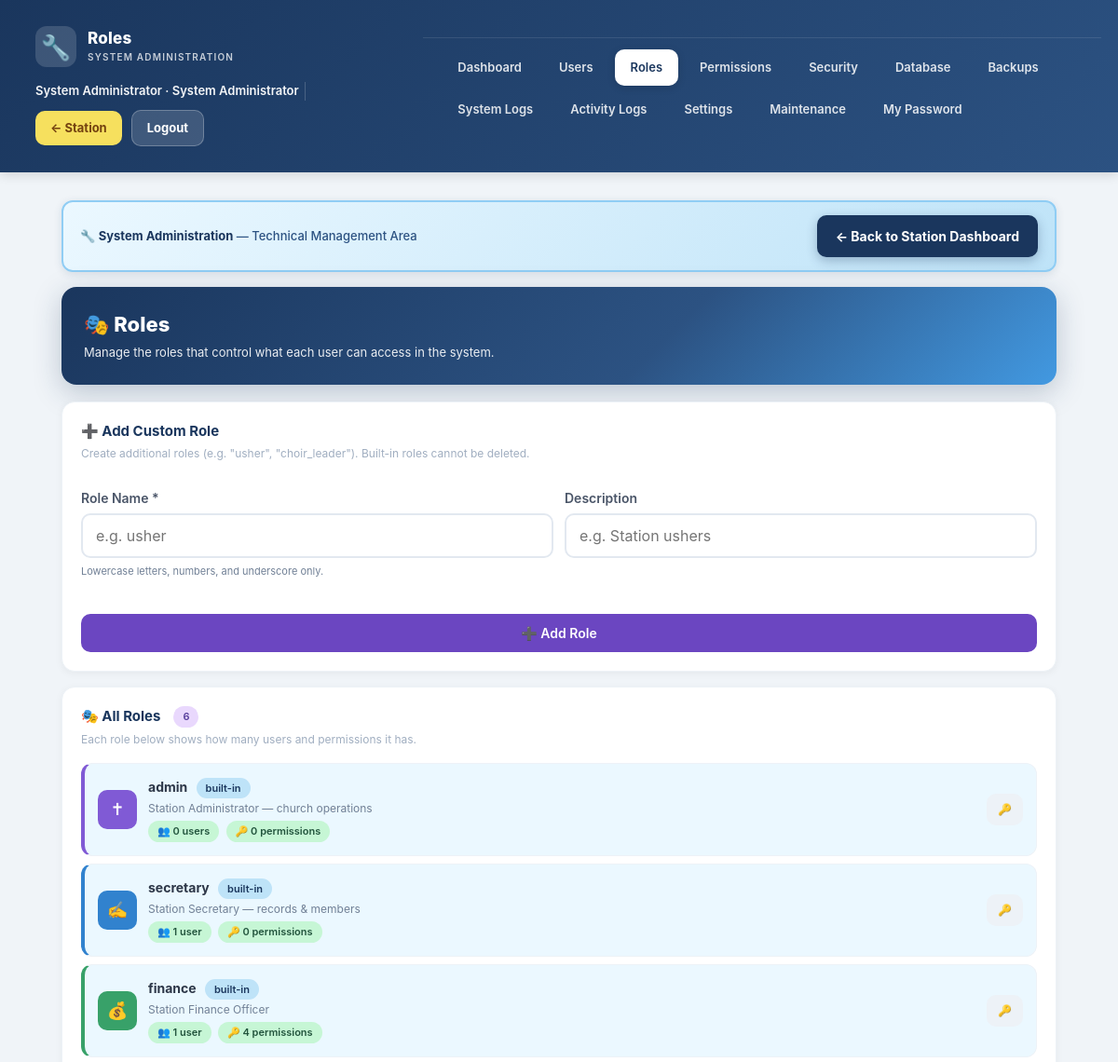
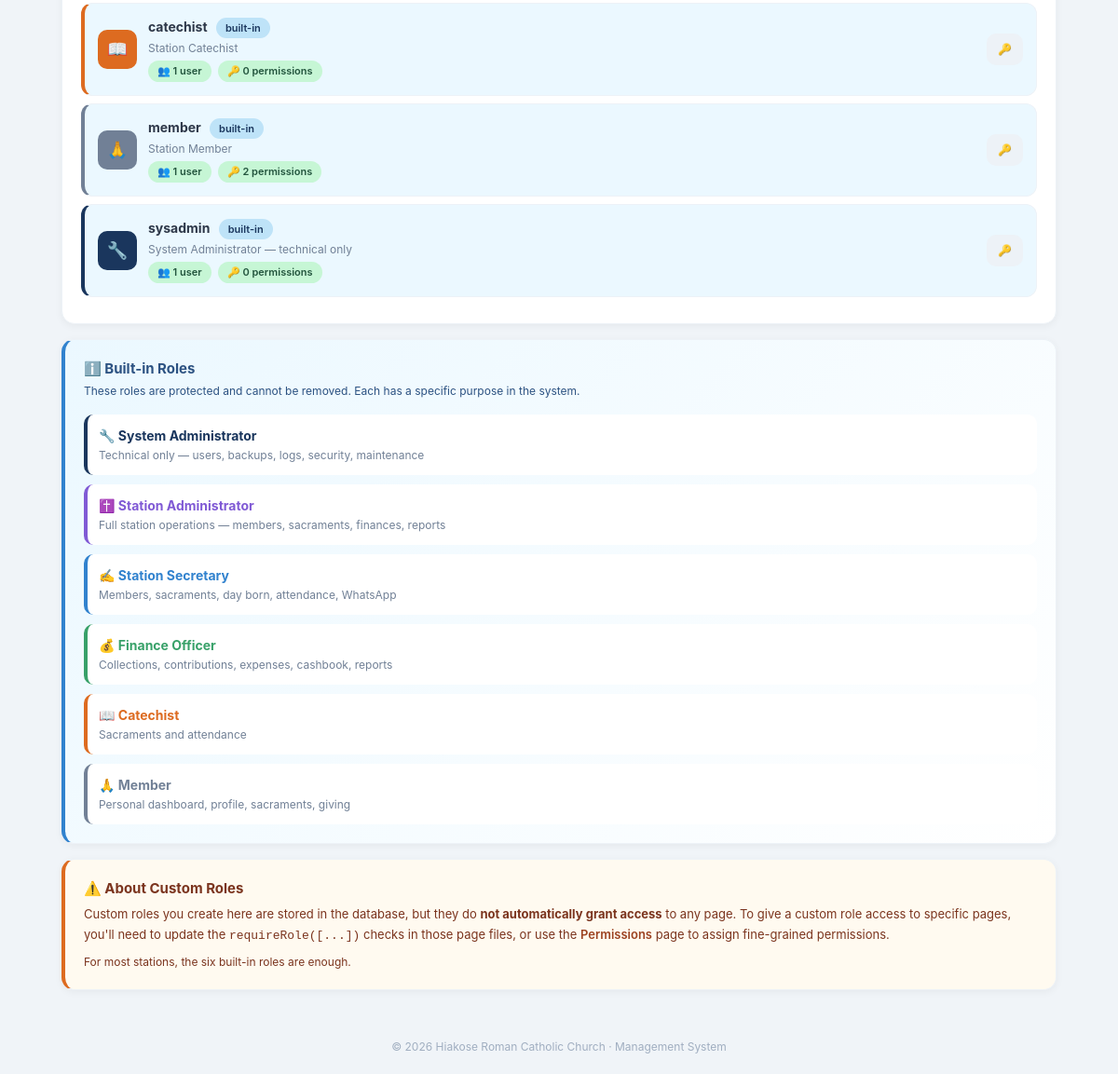
Page /admin/roles.php (signed in) on the committed database (2 pictures, top to bottom).
### tables this page shows
CREATE TABLE `roles` (
  `id` int(11) NOT NULL AUTO_INCREMENT,
  `name` varchar(50) NOT NULL,
  `description` varchar(255) DEFAULT NULL,
  `created_at` timestamp NOT NULL DEFAULT current_timestamp(),
  PRIMARY KEY (`id`),
  UNIQUE KEY `name` (`name`)
);

CREATE TABLE `settings` (
  `id` int(11) NOT NULL DEFAULT 1,
  `church_name` varchar(150) DEFAULT 'Roman Catholic Church',
  `currency` varchar(10) DEFAULT 'GH₵',
  `timezone` varchar(60) DEFAULT 'Africa/Accra',
  `default_currency_code` varchar(10) DEFAULT 'GHS',
  PRIMARY KEY (`id`)
);

### includes/functions.php (called while the page is built, shortened)
<?php
function e($s) { return htmlspecialchars($s ?? '', ENT_QUOTES, 'UTF-8'); }
    ?>

### config/database.php (called while the page is built, shortened)
<?php
$DB_HOST = 'localhost';
$DB_NAME = 'church_db';
$DB_USER = 'root';
$DB_PASS = '';
try {
    $pdo = new PDO(
        "mysql:host=$DB_HOST;dbname=$DB_NAME;charset=utf8mb4",
        $DB_USER,
        $DB_PASS,
        [
            PDO::ATTR_ERRMODE            => PDO::ERRMODE_EXCEPTION,
            PDO::ATTR_DEFAULT_FETCH_MODE => PDO::FETCH_ASSOC,
            PDO::ATTR_EMULATE_PREPARES   => false,
        ]
    );
} catch (PDOException $e) {
    die("Database connection failed: " . $e->getMessage());
}
$settings = $pdo->query("SELECT * FROM settings WHERE id=1")->fetch();
require_once __DIR__ . '/../includes/functions.php';

### includes/auth.php (called while the page is built, shortened)
<?php
require_once __DIR__ . '/../config/database.php';

### admin/roles.php (the view, shortened to what this page needs)
<?php
require_once __DIR__ . '/../includes/auth.php';
$BUILT_IN = ['sysadmin','admin','secretary','finance','catechist','member'];
require_once __DIR__ . '/_layout.php';
$roles = [];
try {
    $rows = $pdo->query("
        SELECT r.*,
          (SELECT COUNT(*) FROM users u WHERE u.role = r.name) AS user_count,
          (SELECT COUNT(*) FROM permissions p WHERE p.role_id = r.id) AS perm_count
        FROM roles r
        ORDER BY r.id
    ")->fetchAll();
    $roles = is_array($rows) ? $rows : [];
} catch (PDOException $e) {
    $roles = [];
}
$roleGuide = [
    'sysadmin'  => ['🔧 System Administrator',  '#1a365d',
                    'Technical only — users, backups, logs, security, maintenance'],
    'admin'     => ['✝️ Station Administrator', '#805ad5',
                    'Full station operations — members, sacraments, finances, reports'],
    'secretary' => ['✍️ Station Secretary',     '#3182ce',
                    'Members, sacraments, day born, attendance, WhatsApp'],
    'finance'   => ['💰 Finance Officer',        '#38a169',
                    'Collections, contributions, expenses, cashbook, reports'],
    'catechist' => ['📖 Catechist',              '#dd6b20',
                    'Sacraments and attendance'],
    'member'    => ['🙏 Member',                 '#718096',
                    'Personal dashboard, profile, sacraments, giving'],
];
?>
<div class="rl-hero">
  <h1>🎭 Roles</h1>
  <p>Manage the roles that control what each user can access in the system.</p>
</div>
<div class="rl-section">
  <h3>➕ Add Custom Role</h3>
  <p class="subtitle">
    Create additional roles (e.g. "usher", "choir_leader").
    Built-in roles cannot be deleted.
  </p>
  <form method="post">
    <div class="grid grid-2">
      <div>
        <label>Role Name *</label>
        <input name="name" required placeholder="e.g. usher">
        <small style="color:#718096;font-size:11px;">
          Lowercase letters, numbers, and underscore only.
        </small>
      </div>
      <div>
        <label>Description</label>
        <input name="description" placeholder="e.g. Station ushers">
      </div>
    </div>
    <div style="margin-top:16px;text-align:right;">
      <button class="btn-sm btn-primary" name="save" value="1"
              style="padding:12px 24px;font-size:14px;">
        ➕ Add Role
      </button>
    </div>
  </form>
</div>
<div class="rl-section">
  <h3>
    🎭 All Roles
    <span class="badge" style="margin-left:6px;"><?= count($roles) ?></span>
  </h3>
  <p class="subtitle">
    Each role below shows how many users and permissions it has.
  </p>
  <?php if (!$roles): ?>
    <div class="empty">No roles found. Run the database migration to create the built-in roles.</div>
  <?php else: foreach ($roles as $r):
    $isBuiltIn = in_array($r['name'], $BUILT_IN, true);
    $guide = $roleGuide[$r['name']] ?? null;
    $color = $guide[1] ?? '#718096';
    $icon  = $guide ? mb_substr($guide[0], 0, 1) : '🎭';
  ?>
    <div class="rl-item <?= $isBuiltIn ? 'builtin' : '' ?>"
         style="border-left-color: <?= $color ?>;">
      <div class="rl-icon" style="background: <?= $color ?>;">
        <?= e($icon) ?>
      </div>
      <div class="rl-info">
        <div class="rl-name">
          <?= e($r['name']) ?>
          <?php if ($isBuiltIn): ?>
            <span class="rl-badge builtin" style="margin-left:6px;">built-in</span>
          <?php endif; ?>
        </div>
        <div class="rl-meta">
          <?= e($r['description'] ?: 'No description') ?>
        </div>
        <div class="rl-meta" style="margin-top:4px;">
          <span class="rl-badge count">
            👥 <?= (int)$r['user_count'] ?> user<?= $r['user_count']==1?'':'s' ?>
          </span>
          <span class="rl-badge count" style="margin-left:4px;">
            🔑 <?= (int)$r['perm_count'] ?> permission<?= $r['perm_count']==1?'':'s' ?>
          </span>
        </div>
      </div>
      <div class="rl-actions">
        <a class="btn-sm btn-ghost" style="padding:8px 12px;font-size:12px;"
           href="permissions.php?role_id=<?= (int)$r['id'] ?>"
           title="Edit permissions">🔑</a>
      </div>
    </div>
  <?php endforeach; endif; ?>
</div>
<div class="rl-section" style="background:linear-gradient(135deg,#ebf8ff,#fff);
                                border-left:4px solid #3182ce;">
  <h3 style="color:#2c5282;">ℹ️ Built-in Roles</h3>
  <p class="subtitle" style="color:#2c5282;">
    These roles are protected and cannot be removed. Each has a specific purpose in the system.
  </p>
  <div style="display:grid;gap:10px;">
    <?php foreach ($roleGuide as $key => $info): ?>
      <div style="display:flex;gap:12px;align-items:center;padding:12px;
                  background:#fff;border-radius:10px;border-left:4px solid <?= $info[1] ?>;">
        <div style="flex:1;">
          <div style="font-weight:700;font-size:14px;color:<?= $info[1] ?>;">
            <?= e($info[0]) ?>
          </div>
          <div style="font-size:12px;color:#718096;margin-top:2px;">
            <?= e($info[2]) ?>
          </div>
        </div>
      </div>
    <?php endforeach; ?>
  </div>
</div>
<div class="rl-section" style="background:#fffaf0;border-left:4px solid #dd6b20;">
  <h3 style="color:#7b341e;">⚠️ About Custom Roles</h3>
  <p style="font-size:13px;color:#7b341e;line-height:1.7;">
    Custom roles you create here are stored in the database, but they do
    <strong>not automatically grant access</strong> to any page.
    To give a custom role access to specific pages, you'll need to update
    the <code>requireRole([...])</code> checks in those page files,
    or use the <a href="permissions.php" style="color:#9c4221;font-weight:600;">Permissions</a>
    page to assign fine-grained permissions.
  </p>
  <p style="font-size:12px;color:#7b341e;margin-top:8px;">
    For most stations, the six built-in roles are enough.
  </p>
</div>
<?php include __DIR__ . '/../includes/footer.php'; ?>

### includes/footer.php (shortened to what this page needs)
</main>
<footer>
  © <?= 'date'('Y') ?> <?= e($settings['church_name'] ?? 'Church') ?> · Management System
</footer>
</body>
</html>

### assets/css/style.css (style rules this page uses)
* { box-sizing: border-box; margin: 0; padding: 0; -webkit-tap-highlight-color: transparent; }
body { font-family: -apple-system, BlinkMacSystemFont, "Segoe UI", Roboto, sans-serif; background: #f0f4f8; color: #1a202c; font-size: 16px; line-height: 1.5; }
a { text-decoration: none; }
label { display: block; font-size: 14px; font-weight: 600; color: #4a5568; margin: 12px 0 6px; }
input, select, textarea { width: 100%; padding: 12px 14px; font-size: 16px; border: 2px solid #e2e8f0; border-radius: 10px; background: #fff; outline: none; transition: border .2s; font-family: inherit; }
button, .btn-sm { font-family: inherit; font-size: 16px; font-weight: 600; cursor: pointer; border: none; border-radius: 10px; padding: 12px 18px; transition: transform .1s, opacity .2s; display: inline-block; }
.btn-primary { background: #6b46c1; color: #fff; width: 100%; margin-top: 20px; }
.btn-sm { padding: 8px 14px; font-size: 14px; }
.btn-ghost { background: #edf2f7; color: #2d3748; }
.grid { display: grid; gap: 12px; grid-template-columns: 1fr; }
@media (min-width: 600px) { .grid-2 { grid-template-columns: 1fr 1fr; } }
.badge { display: inline-block; padding: 3px 10px; border-radius: 999px; font-size: 11px; font-weight: 600; background: #e9d8fd; color: #553c9a; }
footer { text-align: center; padding: 20px; color: #a0aec0; font-size: 12px; }
.badge { background: #e9d8fd; color: #553c9a; }

### admin/roles.php (style rules this page uses)
.rl-hero { background: linear-gradient(135deg,#1a365d 0%,#2c5282 60%,#4299e1 100%); color: #fff; border-radius: 16px; padding: 24px; margin-bottom: 18px; box-shadow: 0 8px 30px rgba(26,54,93,0.25); }
.rl-hero h1 { font-size: 22px; margin: 0 0 4px; font-weight: 800; }
.rl-hero p { font-size: 13px; opacity: 0.9; margin: 0; }
.rl-section { background: #fff; border-radius: 14px; padding: 20px; margin-bottom: 16px; box-shadow: 0 2px 8px rgba(0,0,0,0.05); border: 1px solid #edf2f7; }
.rl-section h3 { font-size: 15px; color: #1a365d; margin: 0 0 4px; font-weight: 700; display: flex; align-items: center; gap: 8px; }
.rl-section .subtitle { font-size: 12px; color: #a0aec0; margin: 0 0 16px; line-height: 1.5; }
.rl-item { display: flex; align-items: center; gap: 12px; padding: 14px; background: #f7fafc; border-radius: 12px; margin-bottom: 8px; border: 1px solid #edf2f7; border-left: 4px solid #cbd5e0; transition: all 0.15s ease; }
.rl-item.builtin { background: #ebf8ff; border-left-color: #3182ce; }
.rl-icon { width: 42px; height: 42px; border-radius: 10px; display: flex; align-items: center; justify-content: center; font-size: 18px; flex-shrink: 0; color: #fff; }
.rl-info { flex: 1; min-width: 0; }
.rl-name { font-size: 14px; font-weight: 700; color: #2d3748; }
.rl-meta { font-size: 12px; color: #718096; margin-top: 2px; }
.rl-actions { display: flex; gap: 4px; flex-shrink: 0; }
.rl-badge { display: inline-block; padding: 3px 10px; border-radius: 999px; font-size: 11px; font-weight: 600; background: #e2e8f0; color: #4a5568; }
.rl-badge.builtin { background: #bee3f8; color: #1a365d; }
.rl-badge.count { background: #c6f6d5; color: #22543d; }

### rows in the picture
roles: name "✝", name "admin", shows "built-in", description "Station Administrator — church operations", user_count "0", perm_count "0"
roles: name "✍", name "secretary", shows "built-in", description "Station Secretary — records & members", user_count "1", perm_count "0"
roles: name "💰", name "finance", shows "built-in", description "Station Finance Officer", user_count "1", perm_count "4"
roles: name "📖", name "catechist", shows "built-in", description "Station Catechist", user_count "1", perm_count "0"
roles: name "🙏", name "member", shows "built-in", description "Station Member", user_count "1", perm_count "2"
roles: name "🔧", name "sysadmin", shows "built-in", description "System Administrator — technical only", user_count "1", perm_count "0"
settings: church_name "Hiakose Roman Catholic Church"

### other values in the picture
$pageTitle "Roles"
$u['name'] "System Administrator"
$label "Dashboard"
$label "Users"
$label "Roles"
$label "Permissions"
$label "Security"
$label "Database"
$label "Backups"
$label "System Logs"
$label "Activity Logs"
$label "Settings"
$label "Maintenance"
count($roles) "6"
$info[0] "🔧 System Administrator"
